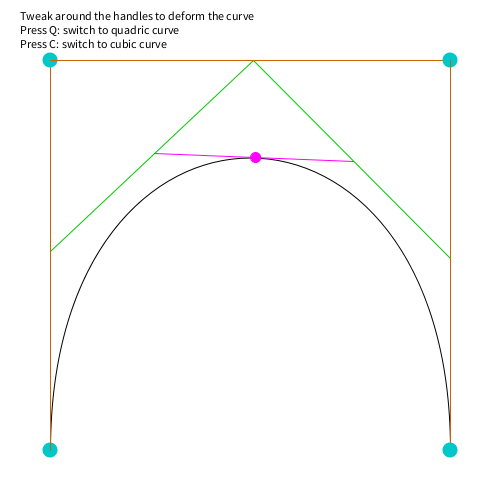
Frame 1 (no input)
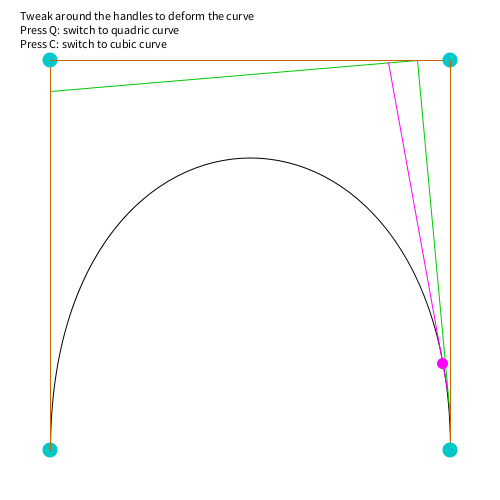
Frame 60 (the mouse pressed at the canvas centre just before this capture)
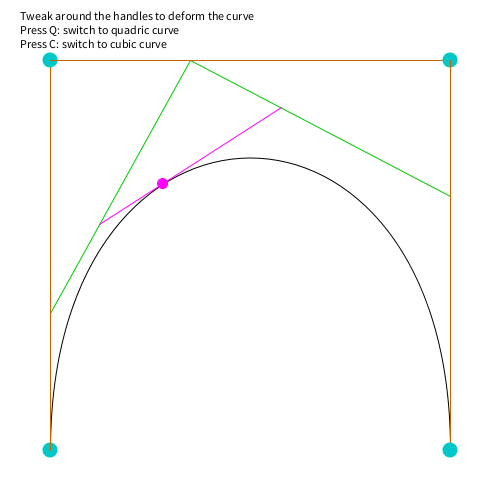
Frame 120 (the mouse held since frame 60 and released just before this capture)

The Processing sketch that drew these frames (run headless with seeded random() and noise(); from frame 60 on, the mouse is pressed at the canvas centre):

// Processing sketch: Bezier_Demo
// ── Bezier_Demo.pde
/**
 * A short interactive demo ob quadric and cubic bezier curves
 * @autor Franziska Schneider
 *
 * All information about bezier curves taken from:
 * https://en.wikipedia.org/wiki/B%C3%A9zier_curve#Cubic_B%C3%A9zier_curve
 * and https://vimeo.com/106757336
 */

ArrayList<PVector> controls; // List of all control points
Bezier curve; // the demo curve
PVector active = null; // the grabbed curve
float timer;
final float DELTA = 10; // point grabbin tolerance radius
final float MAXSPEED = 0.2;

void setup() {
  size(500, 500);
  controls = new ArrayList<PVector>();
  initCubic();
}

void draw() 
{
  background(255);
  timer += (MAXSPEED / frameRate);
  // update currenty selected point
  if (active != null) active.set(mouseX, mouseY);
  
  curve.draw(color(0), 2);
  float t = sin(2*PI*timer)*0.5 + 0.5;
  curve.drawDebug(t);
  curve.drawHandlers();
  
  // info text
  fill(0);
  text("Tweak around the handles to deform the curve\nPress Q: switch to quadric curve\nPress C: switch to cubic curve", 20, 20);
}

// select curve control points on mousePressed
void mousePressed() {
  for (PVector p: controls) {
    if (dist(mouseX, mouseY, p.x, p.y) < DELTA) {
      active = p;
      break;
    }
  }
}

// release grabbed point
void mouseReleased() {
  active = null;
}

// switch between quadric and cubic curve by pressing keys
void keyPressed() {
  if (key == 'c') {
    initCubic();
  } else if (key == 'q') {
    initQuad();
  }
}

// initializes a quadric curve
void initQuad() {
  controls.clear();
  PVector p0 = new PVector(50, 450);
  PVector p1 = new PVector(50, 60);
  PVector p2 = new PVector(450, 60);
  controls.add(p0);
  controls.add(p1);
  controls.add(p2);
  curve = new QuadBezier(p0, p1, p2);
}

// initializes a cubic curve
void initCubic() {
  controls.clear();
  PVector p0 = new PVector(50, 450);
  PVector p1 = new PVector(50, 60);
  PVector p3 = new PVector(450, 450);
  PVector p2 = new PVector(450, 60);
  controls.add(p0);
  controls.add(p3);
  controls.add(p1);
  controls.add(p2);
  curve = new CubicBezier(p0, p1, p2, p3);
}

// ── Bezier.pde
public abstract class Bezier
{
  protected PVector[] _points;
  public Bezier(PVector points[])
  {
    _points = points;
  }
  /**
   * Evaluates the curve equation for t and returns the curve point for t. For an explanaition of the
   * equation see: 
   * https://en.wikipedia.org/wiki/B%C3%A9zier_curve#Cubic_B%C3%A9zier_curve
   * and https://vimeo.com/106757336
   */
  public abstract PVector point(float t);
  
  public abstract void draw(color c, float lineWeight);
  
  /**
   * draw the interpolation lines
   */
  public abstract void drawDebug(float t);
  
  /**
   * Draw anchor points and handlers
   */
  public void drawHandlers()  {
    push();
    for (int i = 0; i < _points.length; i++) {
      if (i > 0) {
        stroke(200, 100, 0);
        line(_points[i - 1].x, _points[i - 1].y, _points[i].x, _points[i].y);
      }
      noStroke();
      fill(0, 200, 200);
      circle(_points[i].x, _points[i].y, 15);
    }
    pop();
  }
}

// ── CubicBezier.pde
public class CubicBezier extends Bezier
{
  /**
   * Constructs a cubic bezier curve from individual coordinates
   * @param p0X The x-coordinate of the first anchor point
   * @param p0Y The y-coordinate of the first anchor point
   * @param p1X The x-coordinate of the first control point
   * @param p1Y The y-coordinate of the first control point
   * @param p2X The x-coordinate of the second control point
   * @param p2Y The y-coordinate of the second control point
   * @param p3X The x-coordinate of the second anchor point
   * @param p3Y The y-coordinate of the second anchor point
   */
  public CubicBezier(float p0X, float p0Y, float p1X, float p1Y, float p2X, float p2Y, float p3X, float p3Y)
  {
    super(new PVector[] {
      new PVector(p0X, p0Y),
      new PVector(p1X, p1Y),
      new PVector(p2X, p2Y),
      new PVector(p3X, p3Y)
    });
  }
  
  /**
   * Constructs a bezier curve from Vectors
   * @param p0 The first anchor point
   * @param p1 The first control point
   * @param p2 The second control point
   * @param p3 The second anchor point
   */
  public CubicBezier(PVector p0, PVector p1, PVector p2, PVector p3) 
  {
    super(new PVector[] {
      p0, p1, p2, p3
    });
  }
  
  /**
   * @override
   */
  public PVector point(float t)
  {
    float x = pow((1-t), 3)*_points[0].x + 3*sq(1 - t)*t*_points[1].x + 3*(1 - t)*sq(t)*_points[2].x + pow(t, 3)*_points[3].x;
    float y = pow((1-t), 3)*_points[0].y + 3*sq(1 - t)*t*_points[1].y + 3*(1 - t)*sq(t)*_points[2].y + pow(t, 3)*_points[3].y;
    return new PVector(x, y);
  }
  
  /**
   * @override
   */
  public void draw(color c, float lineWeight) 
  {
    push();
    noFill();
    stroke(0);
    bezier(_points[0].x, _points[0].y, _points[1].x, _points[1].y, _points[2].x, _points[2].y, _points[3].x, _points[3].y);
    pop();
  }
  
  /**
   * @override
   */
  public void drawDebug(float t) 
  {
    // first interpolation
    float x1 = lerp(_points[0].x, _points[1].x, t);
    float y1 = lerp(_points[0].y, _points[1].y, t);
    float x2 = lerp(_points[1].x, _points[2].x, t);
    float y2 = lerp(_points[1].y, _points[2].y, t);
    float x3 = lerp(_points[2].x, _points[3].x, t);
    float y3 = lerp(_points[2].y, _points[3].y, t);
    stroke(0, 200, 0);
    line(x1, y1, x2, y2);
    line(x2, y2, x3, y3);
    // second interpolation
    x1 = lerp(x1, x2, t);
    y1 = lerp(y1, y2, t);
    x2 = lerp(x2, x3, t);
    y2 = lerp(y2, y3, t);
    stroke(255, 0, 255);
    line(x1, y1, x2, y2);
    // third interpolation
    x3 = lerp(x1, x2, t);
    y3 = lerp(y1, y2, t);
    fill (255, 0, 255);
    circle(x3, y3, 10);
  }
}

// ── QuadBezier.pde
class QuadBezier extends Bezier
{
  
  /**
   * Constructs a quadric bezier curve from individual coordinates
   * @param p0X The x-coordinate of the first anchor point
   * @param p0Y The y-coordinate of the first anchor point
   * @param p1X The x-coordinate of the first control point
   * @param p1Y The y-coordinate of the first control point
   * @param p2X The x-coordinate of the second control point
   * @param p2Y The y-coordinate of the second control point
   */
  public QuadBezier(float p0X, float p0Y, float p1X, float p1Y, float p2X, float p2Y) 
  {
    super(new PVector[] {
      new PVector(p0X, p0Y),
      new PVector(p1X, p1Y),
      new PVector(p2X, p2Y)
    });
  }
  
  /**
   * Constructs a quadric bezier curve from Vectors
   * @param p0 The first anchor point
   * @param p1 The control point
   * @param p2 The second anchor point
   */
  public QuadBezier(PVector p0, PVector p1, PVector p2)
  {
    super(new PVector[] { p0, p1, p2 });
  }
  
  /**
   * @override
   */
  public PVector point(float t) 
  {
    float tSq = sq(t);
    float x = (1 - tSq)*_points[0].x + 2*(1 - t)*t*_points[1].x + tSq*_points[2].x;
    float y = (1 - tSq)*_points[0].y + 2*(1 - t)*t*_points[1].y + tSq*_points[2].y;
    return new PVector(x, y);
  }
  
  /*
   * draws the curve on screen
   **/
  // Processing has no Quadric Bezier drawing function, so this function just uses a 'degenerated' cubic curve 
  public void draw(color c, float lineWeight) 
  {
    push();
    noFill();
    stroke(c);
    strokeWeight(lineWeight);
    bezier(_points[0].x, _points[0].y, _points[1].x, _points[1].y, _points[1].x, _points[1].y, _points[2].x, _points[2].y);
    pop();
  }
  
  /**
   * @override
   */
  public void drawDebug(float t) 
  {
    // first interpolation
    float x1 = lerp(_points[0].x, _points[1].x, t);
    float y1 = lerp(_points[0].y, _points[1].y, t);
    float x2 = lerp(_points[1].x, _points[2].x, t);
    float y2 = lerp(_points[1].y, _points[2].y, t);
    stroke(0, 200, 0);
    line(x1, y1, x2, y2);
    stroke(255, 0, 255);
    line(x1, y1, x2, y2);
    // second interpolation
    float x3 = lerp(x1, x2, t);
    float y3 = lerp(y1, y2, t);
    fill (255, 0, 255);
    circle(x3, y3, 10);
  }
}
